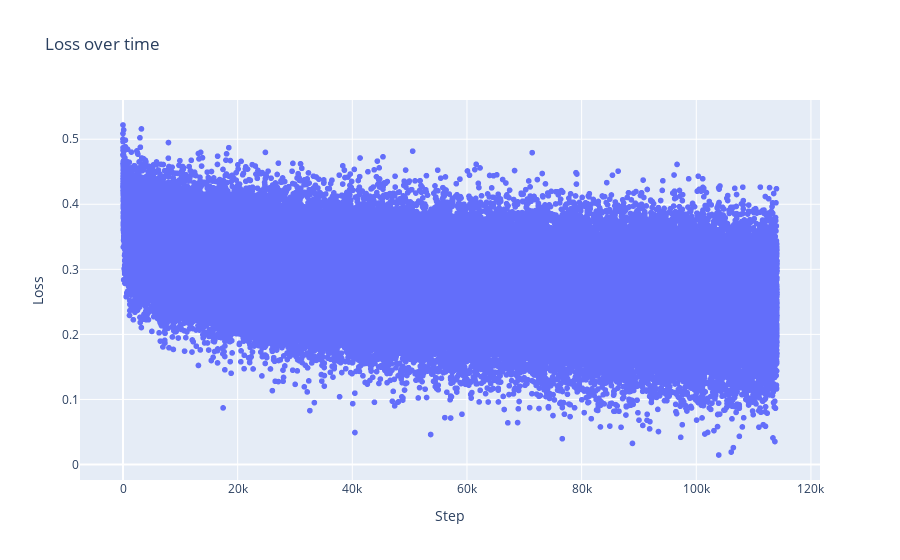

Notebook code cell kept with this figure:
### Code cell
n_epochs = 20
batch_size = 32
update_to_data = []

lrs = 10 ** (torch.linspace(0, -1, n_epochs)) # 0 and -1 seem relatively good from the graph above

lossi = []
lossdevi = []
stepi = []

total = 0

for i in tqdm(range(n_epochs)): 
    logits = forward(Xdev, training=False)
    loss = F.cross_entropy(logits, Ydev)
    lossdevi.append(loss.item())
    print(f"Epoch {i + 1}/{n_epochs}, Loss: {loss.item():.4f}")
    
    permutation = torch.randperm(Xtr.shape[0], generator=g)
    # batching 
    for j in range(0, len(permutation), batch_size):
        ix = permutation[j:j + batch_size]  

        batch = Xtr[ix]

        logits = forward(batch)
        loss = F.cross_entropy(logits, Ytr[ix]) #NB! this has to be the raw logits! 

        for layer in layers:
            layer.out.retain_grad() # FIXME: after debug would take out retain_graph

        for p in parameters: # zero grad!
            p.grad = None

        loss.backward()

        lr = lrs[i]
        # lr = 1 if i < n_epochs / 2 else 0.01
        # lr = 10 ** (-(total * 2 / 100000 + 1))

        for p in parameters: 
            p.data -= lr * p.grad

        lossi.append(loss.log10().item())
        stepi.append(total)
        total += 1

        with torch.no_grad():
            ud = []

            for p in parameters:
                update_std = (lr * p.grad).std()
                data_std = p.data.std()
                ratio = (update_std / data_std).log10().item()
                ud.append(ratio)

            update_to_data.append(
                ud
            )

    
    # break #FIXME: DEBUG

# messy because of mini-batching ! 
px.scatter(
    x=stepi,
    y=lossi,
    labels={'x': 'Step', 'y': 'Loss'},
    title='Loss over time',
)

### Figure 1 — Plotly figure (JSON) as saved in the notebook; plotly's stock layout.template omitted (floating-point values rounded to 4 significant figures; data arrays with more than 128 entries replaced by an {"elided": "..."} marker saying what was removed)
{"data": [{"hovertemplate": "Step=%{x}<br>Loss=%{y}<extra></extra>", "legendgroup": "", "marker": {"color": "#636efa", "symbol": "circle"}, "mode": "markers", "name": "", "showlegend": false, "type": "scattergl", "x": {"elided": "114080 int values"}, "xaxis": "x", "y": {"elided": "114080 float values"}, "yaxis": "y"}], "layout": {"legend": {"tracegroupgap": 0}, "title": {"text": "Loss over time"}, "xaxis": {"anchor": "y", "domain": [0, 1], "title": {"text": "Step"}}, "yaxis": {"anchor": "x", "domain": [0, 1], "title": {"text": "Loss"}}}}
